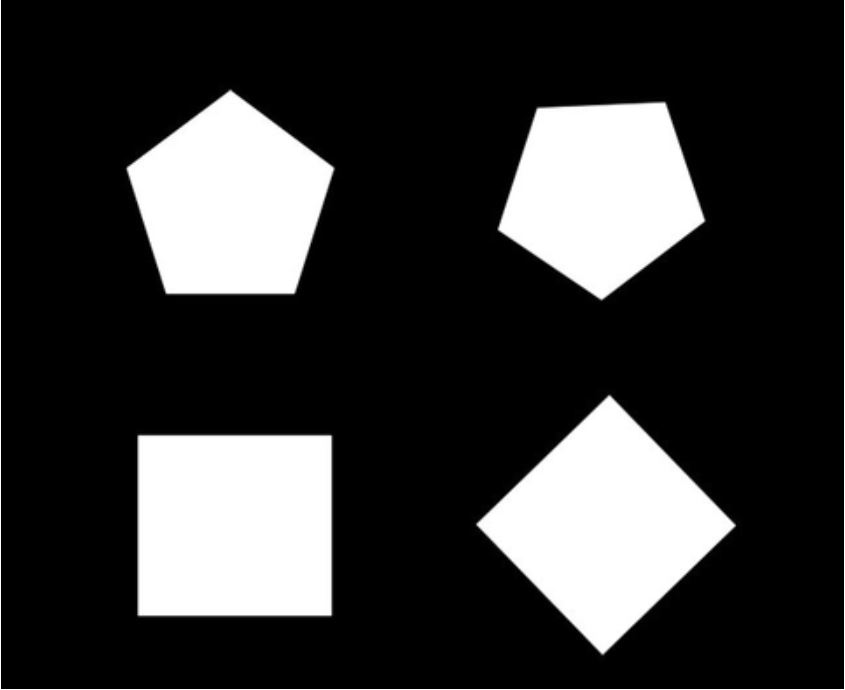
#> input picture input/test.jpg, 845 x 690 px
$ python findcontourpos.py
#> lines starting #> are read from the running program, lines starting #| are printed output that depends on the picture; after the words box and inside, x2 and y2 are one past the last pixel; in counts of white or black regions, pixels touching at a corner belong together
# find coordinates of contours detected
import numpy as np
import cv2
import os

dirname = os.path.dirname(__file__)

# Reading image
font = cv2.FONT_HERSHEY_COMPLEX
img2 = cv2.imread(os.path.join(dirname, '../input/test.jpg'), cv2.IMREAD_COLOR)
#> img2 is the input picture: shape (690, 845, 3); min 0, max 255, mean 56.1

# Same image in another variable and converting to gray scale.
img = cv2.imread(os.path.join(dirname, '../input/test.jpg'), cv2.IMREAD_GRAYSCALE)
#> img: shape (690, 845); min 0, max 255, mean 56.1

# Converting image to a binary image
# ( black and white only image).
_, threshold = cv2.threshold(img, 110, 255, cv2.THRESH_BINARY)
#> threshold: shape (690, 845); 22.1% white; 5 white regions

# Detecting contours in image.
contours, _= cv2.findContours(threshold, cv2.RETR_TREE, cv2.CHAIN_APPROX_NONE)
#> contours = 5 contours, 1 with area under 20; largest, box (x1, y1, x2, y2) and area: (138, 435, 332, 616) 34738, (477, 396, 736, 654) 33654, (127, 90, 334, 294) 29096, (498, 102, 705, 300) 27782

# Going through every contours found in the image.
for cnt in contours:

    approx = cv2.approxPolyDP(cnt, 0.009 * cv2.arcLength(cnt, True), True)
    print(type(approx))
    # draws boundary of contours.
    cv2.drawContours(img2, [approx], -1, (0, 0, 255), 2)

    # Used to flatted the array containing
    # the co-ordinates of the vertices.
    n = approx.ravel()
    i = 0

    for j in n :
        if(i % 2 == 0):
            x = n[i]
            y = n[i + 1]

            # String containing the co-ordinates.
            string = str(x) + " " + str(y)

            if(i == 0):
                # text on topmost co-ordinate.
                cv2.putText(img2, "Arrow tip", (x, y), font, 0.5, (255, 255, 0))
            else:
                # text on remaining co-ordinates.
                cv2.putText(img2, string, (x, y), font, 0.5, (0, 255, 0))
        i = i + 1
#> this loop made 5 passes
#> n on passes 1 to 5: [138, 436, 138, 615, 331, 614, 330, 435], [610, 396, 477, 523, 601, 653, 735, 525], [664, 102, 537, 108, 498, 229, 602, 299, 702, 223], [229, 90, 127, 167, 165, 292, 294, 293, 333, 167], [0, 0, 0, 689, 844, 689, 844, 0, 843, 689, 1, 689]
#| <class 'numpy.ndarray'>
#| <class 'numpy.ndarray'>
#| <class 'numpy.ndarray'>
#| <class 'numpy.ndarray'>
#| <class 'numpy.ndarray'>
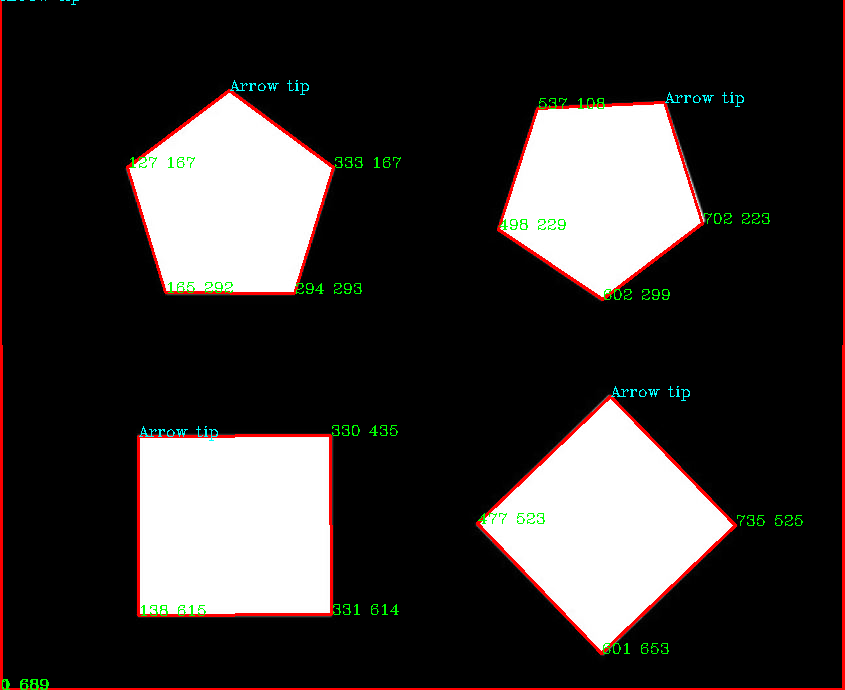
#> img2: shape (690, 845, 3); 2.94% of pixels changed, all inside (x1, y1, x2, y2) = (0, 0, 845, 690)

# Showing the final image.
cv2.imshow('image2', img2)

# Exiting the window if 'q' is pressed on the keyboard.
if cv2.waitKey(0) & 0xFF == ord('q'):
#> (key q is pressed here)
    cv2.destroyAllWindows()
